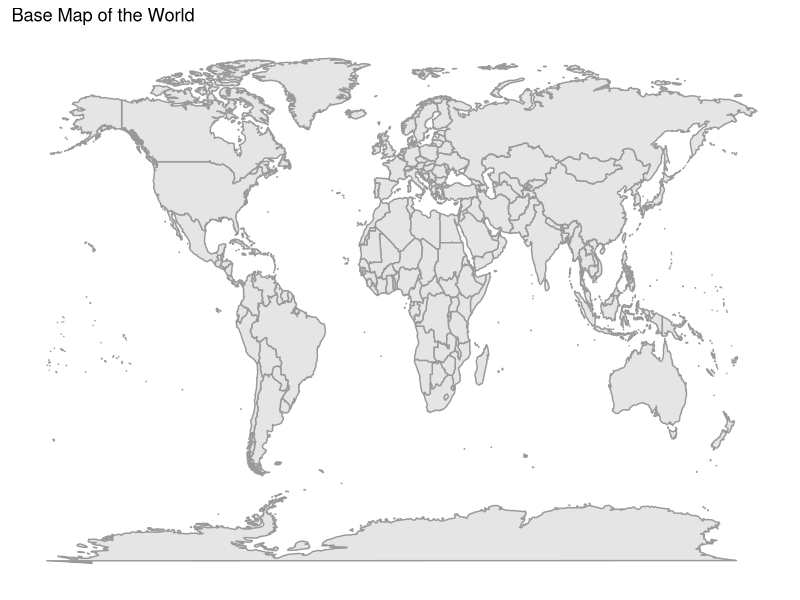

Recreate this plot in R.
# Load ggplot2
library(ggplot2)

# Create a base map (no data)
ggplot() + 
  borders(
    database = "world",
    colour = "grey60",
    fill = "grey90") + 
  ggtitle("Base Map of the World") + 
  xlab("") +
  ylab("") +
  theme(
    panel.background = element_blank(),
    axis.title.x = element_blank(),
    axis.text.x = element_blank(),
    axis.ticks.x = element_blank(),
    axis.title.y = element_blank(),
    axis.text.y = element_blank(),
    axis.ticks.y = element_blank()
  )

setwd(getwd())

# Read movies by country from CSV file